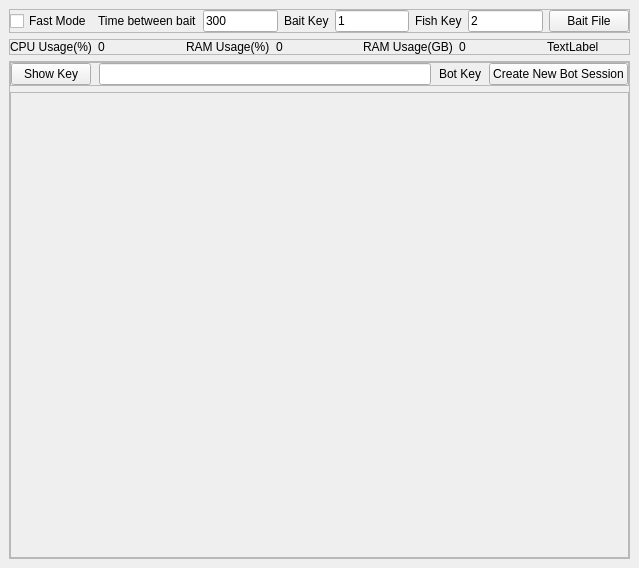
<?xml version="1.0" encoding="UTF-8"?>
<ui version="4.0">
 <class>MainWindow</class>
 <widget class="QMainWindow" name="MainWindow">
  <property name="geometry">
   <rect>
    <x>0</x>
    <y>0</y>
    <width>639</width>
    <height>568</height>
   </rect>
  </property>
  <property name="font">
   <font/>
  </property>
  <property name="cursor">
   <cursorShape>CrossCursor</cursorShape>
  </property>
  <property name="mouseTracking">
   <bool>false</bool>
  </property>
  <property name="windowTitle">
   <string>Where is my fish!</string>
  </property>
  <property name="locale">
   <locale language="English" country="UnitedKingdom"/>
  </property>
  <property name="iconSize">
   <size>
    <width>24</width>
    <height>24</height>
   </size>
  </property>
  <property name="toolButtonStyle">
   <enum>Qt::ToolButtonIconOnly</enum>
  </property>
  <widget class="QWidget" name="centralwidget">
   <layout class="QVBoxLayout" name="verticalLayout_3">
    <item>
     <widget class="QFrame" name="inputs">
      <property name="frameShape">
       <enum>QFrame::StyledPanel</enum>
      </property>
      <property name="frameShadow">
       <enum>QFrame::Raised</enum>
      </property>
      <layout class="QHBoxLayout" name="horizontalLayout_2">
       <property name="leftMargin">
        <number>0</number>
       </property>
       <property name="topMargin">
        <number>0</number>
       </property>
       <property name="rightMargin">
        <number>0</number>
       </property>
       <property name="bottomMargin">
        <number>0</number>
       </property>
       <item>
        <widget class="QCheckBox" name="fast_mode_checkbox">
         <property name="text">
          <string>Fast Mode</string>
         </property>
        </widget>
       </item>
       <item>
        <widget class="QLabel" name="bait_time_label">
         <property name="text">
          <string>Time between bait</string>
         </property>
        </widget>
       </item>
       <item>
        <widget class="QLineEdit" name="bait_time_field">
         <property name="text">
          <string>300</string>
         </property>
        </widget>
       </item>
       <item>
        <widget class="QLabel" name="bait_key_label">
         <property name="text">
          <string>Bait Key</string>
         </property>
        </widget>
       </item>
       <item>
        <widget class="QLineEdit" name="bait_key_field">
         <property name="text">
          <string>1</string>
         </property>
        </widget>
       </item>
       <item>
        <widget class="QLabel" name="fish_key_label">
         <property name="text">
          <string>Fish Key</string>
         </property>
        </widget>
       </item>
       <item>
        <widget class="QLineEdit" name="fish_key_field">
         <property name="text">
          <string>2</string>
         </property>
        </widget>
       </item>
       <item>
        <widget class="QPushButton" name="bait_file_button">
         <property name="text">
          <string>Bait File</string>
         </property>
        </widget>
       </item>
      </layout>
     </widget>
    </item>
    <item>
     <widget class="QFrame" name="computer_usage">
      <property name="frameShape">
       <enum>QFrame::StyledPanel</enum>
      </property>
      <property name="frameShadow">
       <enum>QFrame::Raised</enum>
      </property>
      <layout class="QHBoxLayout" name="horizontalLayout_3">
       <property name="leftMargin">
        <number>0</number>
       </property>
       <property name="topMargin">
        <number>0</number>
       </property>
       <property name="rightMargin">
        <number>0</number>
       </property>
       <property name="bottomMargin">
        <number>0</number>
       </property>
       <item>
        <widget class="QLabel" name="cpu_usage_perc_label">
         <property name="text">
          <string>CPU Usage(%)</string>
         </property>
        </widget>
       </item>
       <item>
        <widget class="QLabel" name="cpu_usage_perc_num">
         <property name="text">
          <string>0</string>
         </property>
        </widget>
       </item>
       <item>
        <widget class="QLabel" name="ram_usage_perc_label">
         <property name="text">
          <string>RAM Usage(%)</string>
         </property>
        </widget>
       </item>
       <item>
        <widget class="QLabel" name="ram_usage_perc_num">
         <property name="text">
          <string>0</string>
         </property>
        </widget>
       </item>
       <item>
        <widget class="QLabel" name="ram_usage_gb_label">
         <property name="text">
          <string>RAM Usage(GB)</string>
         </property>
        </widget>
       </item>
       <item>
        <widget class="QLabel" name="ram_usage_gb_num">
         <property name="text">
          <string>0</string>
         </property>
        </widget>
       </item>
       <item>
        <widget class="QLabel" name="hwid_label">
         <property name="text">
          <string>TextLabel</string>
         </property>
        </widget>
       </item>
      </layout>
     </widget>
    </item>
    <item>
     <widget class="QFrame" name="bot_creator_frame">
      <property name="frameShape">
       <enum>QFrame::StyledPanel</enum>
      </property>
      <property name="frameShadow">
       <enum>QFrame::Raised</enum>
      </property>
      <layout class="QVBoxLayout" name="verticalLayout_2">
       <property name="leftMargin">
        <number>0</number>
       </property>
       <property name="topMargin">
        <number>0</number>
       </property>
       <property name="rightMargin">
        <number>0</number>
       </property>
       <property name="bottomMargin">
        <number>0</number>
       </property>
       <item>
        <widget class="QFrame" name="bot_key_frame">
         <property name="frameShape">
          <enum>QFrame::StyledPanel</enum>
         </property>
         <property name="frameShadow">
          <enum>QFrame::Raised</enum>
         </property>
         <layout class="QHBoxLayout" name="horizontalLayout">
          <property name="spacing">
           <number>8</number>
          </property>
          <property name="leftMargin">
           <number>0</number>
          </property>
          <property name="topMargin">
           <number>0</number>
          </property>
          <property name="rightMargin">
           <number>0</number>
          </property>
          <property name="bottomMargin">
           <number>0</number>
          </property>
          <item>
           <widget class="QPushButton" name="show_key_button">
            <property name="text">
             <string>Show Key</string>
            </property>
           </widget>
          </item>
          <item>
           <widget class="QLineEdit" name="bot_key_field"/>
          </item>
          <item>
           <widget class="QLabel" name="boit_key_label">
            <property name="text">
             <string>Bot Key</string>
            </property>
           </widget>
          </item>
          <item>
           <widget class="QPushButton" name="bot_create_button">
            <property name="text">
             <string>Create New Bot Session</string>
            </property>
           </widget>
          </item>
         </layout>
        </widget>
       </item>
       <item>
        <widget class="QScrollArea" name="bot_thread_list">
         <property name="widgetResizable">
          <bool>true</bool>
         </property>
         <widget class="QWidget" name="scrollAreaWidgetContents">
          <property name="geometry">
           <rect>
            <x>0</x>
            <y>0</y>
            <width>617</width>
            <height>458</height>
           </rect>
          </property>
          <layout class="QGridLayout" name="gridLayout"/>
         </widget>
        </widget>
       </item>
      </layout>
     </widget>
    </item>
   </layout>
  </widget>
 </widget>
 <resources/>
 <connections/>
</ui>
